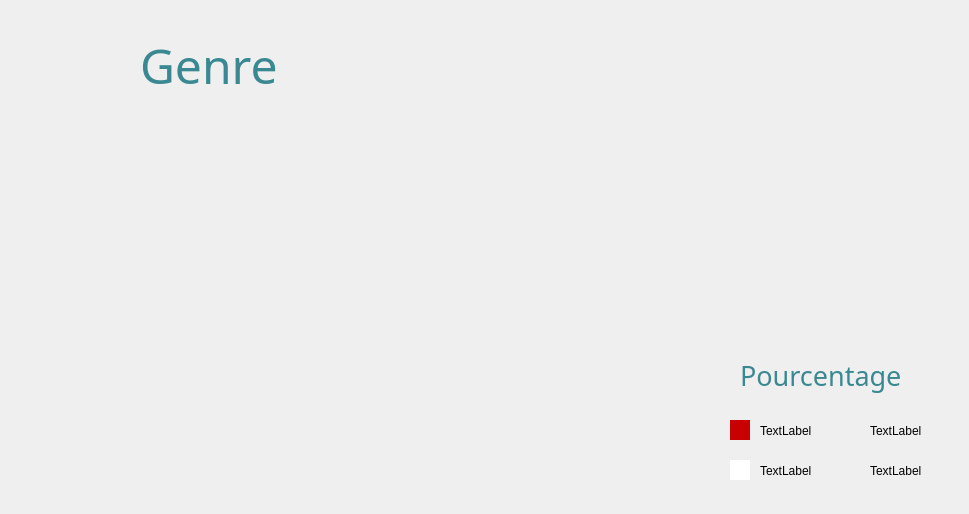
<?xml version="1.0" encoding="UTF-8"?>
<ui version="4.0">
 <class>statistique</class>
 <widget class="QDialog" name="statistique">
  <property name="geometry">
   <rect>
    <x>0</x>
    <y>0</y>
    <width>969</width>
    <height>514</height>
   </rect>
  </property>
  <property name="windowTitle">
   <string>Dialog</string>
  </property>
  <property name="layoutDirection">
   <enum>Qt::LeftToRight</enum>
  </property>
  <widget class="QWidget" name="widget" native="true">
   <property name="geometry">
    <rect>
     <x>730</x>
     <y>420</y>
     <width>20</width>
     <height>20</height>
    </rect>
   </property>
   <property name="palette">
    <palette>
     <active>
      <colorrole role="WindowText">
       <brush brushstyle="SolidPattern">
        <color alpha="255">
         <red>0</red>
         <green>0</green>
         <blue>0</blue>
        </color>
       </brush>
      </colorrole>
      <colorrole role="Button">
       <brush brushstyle="SolidPattern">
        <color alpha="255">
         <red>200</red>
         <green>0</green>
         <blue>0</blue>
        </color>
       </brush>
      </colorrole>
      <colorrole role="Light">
       <brush brushstyle="SolidPattern">
        <color alpha="255">
         <red>255</red>
         <green>127</green>
         <blue>127</blue>
        </color>
       </brush>
      </colorrole>
      <colorrole role="Midlight">
       <brush brushstyle="SolidPattern">
        <color alpha="255">
         <red>255</red>
         <green>63</green>
         <blue>63</blue>
        </color>
       </brush>
      </colorrole>
      <colorrole role="Dark">
       <brush brushstyle="SolidPattern">
        <color alpha="255">
         <red>127</red>
         <green>0</green>
         <blue>0</blue>
        </color>
       </brush>
      </colorrole>
      <colorrole role="Mid">
       <brush brushstyle="SolidPattern">
        <color alpha="255">
         <red>170</red>
         <green>0</green>
         <blue>0</blue>
        </color>
       </brush>
      </colorrole>
      <colorrole role="Text">
       <brush brushstyle="SolidPattern">
        <color alpha="255">
         <red>0</red>
         <green>0</green>
         <blue>0</blue>
        </color>
       </brush>
      </colorrole>
      <colorrole role="BrightText">
       <brush brushstyle="SolidPattern">
        <color alpha="255">
         <red>255</red>
         <green>255</green>
         <blue>255</blue>
        </color>
       </brush>
      </colorrole>
      <colorrole role="ButtonText">
       <brush brushstyle="SolidPattern">
        <color alpha="255">
         <red>0</red>
         <green>0</green>
         <blue>0</blue>
        </color>
       </brush>
      </colorrole>
      <colorrole role="Base">
       <brush brushstyle="SolidPattern">
        <color alpha="255">
         <red>200</red>
         <green>0</green>
         <blue>0</blue>
        </color>
       </brush>
      </colorrole>
      <colorrole role="Window">
       <brush brushstyle="SolidPattern">
        <color alpha="255">
         <red>200</red>
         <green>0</green>
         <blue>0</blue>
        </color>
       </brush>
      </colorrole>
      <colorrole role="Shadow">
       <brush brushstyle="SolidPattern">
        <color alpha="255">
         <red>0</red>
         <green>0</green>
         <blue>0</blue>
        </color>
       </brush>
      </colorrole>
      <colorrole role="AlternateBase">
       <brush brushstyle="SolidPattern">
        <color alpha="255">
         <red>255</red>
         <green>127</green>
         <blue>127</blue>
        </color>
       </brush>
      </colorrole>
      <colorrole role="ToolTipBase">
       <brush brushstyle="SolidPattern">
        <color alpha="255">
         <red>255</red>
         <green>255</green>
         <blue>220</blue>
        </color>
       </brush>
      </colorrole>
      <colorrole role="ToolTipText">
       <brush brushstyle="SolidPattern">
        <color alpha="255">
         <red>0</red>
         <green>0</green>
         <blue>0</blue>
        </color>
       </brush>
      </colorrole>
      <colorrole role="PlaceholderText">
       <brush brushstyle="SolidPattern">
        <color alpha="128">
         <red>0</red>
         <green>0</green>
         <blue>0</blue>
        </color>
       </brush>
      </colorrole>
     </active>
     <inactive>
      <colorrole role="WindowText">
       <brush brushstyle="SolidPattern">
        <color alpha="255">
         <red>0</red>
         <green>0</green>
         <blue>0</blue>
        </color>
       </brush>
      </colorrole>
      <colorrole role="Button">
       <brush brushstyle="SolidPattern">
        <color alpha="255">
         <red>200</red>
         <green>0</green>
         <blue>0</blue>
        </color>
       </brush>
      </colorrole>
      <colorrole role="Light">
       <brush brushstyle="SolidPattern">
        <color alpha="255">
         <red>255</red>
         <green>127</green>
         <blue>127</blue>
        </color>
       </brush>
      </colorrole>
      <colorrole role="Midlight">
       <brush brushstyle="SolidPattern">
        <color alpha="255">
         <red>255</red>
         <green>63</green>
         <blue>63</blue>
        </color>
       </brush>
      </colorrole>
      <colorrole role="Dark">
       <brush brushstyle="SolidPattern">
        <color alpha="255">
         <red>127</red>
         <green>0</green>
         <blue>0</blue>
        </color>
       </brush>
      </colorrole>
      <colorrole role="Mid">
       <brush brushstyle="SolidPattern">
        <color alpha="255">
         <red>170</red>
         <green>0</green>
         <blue>0</blue>
        </color>
       </brush>
      </colorrole>
      <colorrole role="Text">
       <brush brushstyle="SolidPattern">
        <color alpha="255">
         <red>0</red>
         <green>0</green>
         <blue>0</blue>
        </color>
       </brush>
      </colorrole>
      <colorrole role="BrightText">
       <brush brushstyle="SolidPattern">
        <color alpha="255">
         <red>255</red>
         <green>255</green>
         <blue>255</blue>
        </color>
       </brush>
      </colorrole>
      <colorrole role="ButtonText">
       <brush brushstyle="SolidPattern">
        <color alpha="255">
         <red>0</red>
         <green>0</green>
         <blue>0</blue>
        </color>
       </brush>
      </colorrole>
      <colorrole role="Base">
       <brush brushstyle="SolidPattern">
        <color alpha="255">
         <red>200</red>
         <green>0</green>
         <blue>0</blue>
        </color>
       </brush>
      </colorrole>
      <colorrole role="Window">
       <brush brushstyle="SolidPattern">
        <color alpha="255">
         <red>200</red>
         <green>0</green>
         <blue>0</blue>
        </color>
       </brush>
      </colorrole>
      <colorrole role="Shadow">
       <brush brushstyle="SolidPattern">
        <color alpha="255">
         <red>0</red>
         <green>0</green>
         <blue>0</blue>
        </color>
       </brush>
      </colorrole>
      <colorrole role="AlternateBase">
       <brush brushstyle="SolidPattern">
        <color alpha="255">
         <red>255</red>
         <green>127</green>
         <blue>127</blue>
        </color>
       </brush>
      </colorrole>
      <colorrole role="ToolTipBase">
       <brush brushstyle="SolidPattern">
        <color alpha="255">
         <red>255</red>
         <green>255</green>
         <blue>220</blue>
        </color>
       </brush>
      </colorrole>
      <colorrole role="ToolTipText">
       <brush brushstyle="SolidPattern">
        <color alpha="255">
         <red>0</red>
         <green>0</green>
         <blue>0</blue>
        </color>
       </brush>
      </colorrole>
      <colorrole role="PlaceholderText">
       <brush brushstyle="SolidPattern">
        <color alpha="128">
         <red>0</red>
         <green>0</green>
         <blue>0</blue>
        </color>
       </brush>
      </colorrole>
     </inactive>
     <disabled>
      <colorrole role="WindowText">
       <brush brushstyle="SolidPattern">
        <color alpha="255">
         <red>127</red>
         <green>0</green>
         <blue>0</blue>
        </color>
       </brush>
      </colorrole>
      <colorrole role="Button">
       <brush brushstyle="SolidPattern">
        <color alpha="255">
         <red>200</red>
         <green>0</green>
         <blue>0</blue>
        </color>
       </brush>
      </colorrole>
      <colorrole role="Light">
       <brush brushstyle="SolidPattern">
        <color alpha="255">
         <red>255</red>
         <green>127</green>
         <blue>127</blue>
        </color>
       </brush>
      </colorrole>
      <colorrole role="Midlight">
       <brush brushstyle="SolidPattern">
        <color alpha="255">
         <red>255</red>
         <green>63</green>
         <blue>63</blue>
        </color>
       </brush>
      </colorrole>
      <colorrole role="Dark">
       <brush brushstyle="SolidPattern">
        <color alpha="255">
         <red>127</red>
         <green>0</green>
         <blue>0</blue>
        </color>
       </brush>
      </colorrole>
      <colorrole role="Mid">
       <brush brushstyle="SolidPattern">
        <color alpha="255">
         <red>170</red>
         <green>0</green>
         <blue>0</blue>
        </color>
       </brush>
      </colorrole>
      <colorrole role="Text">
       <brush brushstyle="SolidPattern">
        <color alpha="255">
         <red>127</red>
         <green>0</green>
         <blue>0</blue>
        </color>
       </brush>
      </colorrole>
      <colorrole role="BrightText">
       <brush brushstyle="SolidPattern">
        <color alpha="255">
         <red>255</red>
         <green>255</green>
         <blue>255</blue>
        </color>
       </brush>
      </colorrole>
      <colorrole role="ButtonText">
       <brush brushstyle="SolidPattern">
        <color alpha="255">
         <red>127</red>
         <green>0</green>
         <blue>0</blue>
        </color>
       </brush>
      </colorrole>
      <colorrole role="Base">
       <brush brushstyle="SolidPattern">
        <color alpha="255">
         <red>200</red>
         <green>0</green>
         <blue>0</blue>
        </color>
       </brush>
      </colorrole>
      <colorrole role="Window">
       <brush brushstyle="SolidPattern">
        <color alpha="255">
         <red>200</red>
         <green>0</green>
         <blue>0</blue>
        </color>
       </brush>
      </colorrole>
      <colorrole role="Shadow">
       <brush brushstyle="SolidPattern">
        <color alpha="255">
         <red>0</red>
         <green>0</green>
         <blue>0</blue>
        </color>
       </brush>
      </colorrole>
      <colorrole role="AlternateBase">
       <brush brushstyle="SolidPattern">
        <color alpha="255">
         <red>255</red>
         <green>0</green>
         <blue>0</blue>
        </color>
       </brush>
      </colorrole>
      <colorrole role="ToolTipBase">
       <brush brushstyle="SolidPattern">
        <color alpha="255">
         <red>255</red>
         <green>255</green>
         <blue>220</blue>
        </color>
       </brush>
      </colorrole>
      <colorrole role="ToolTipText">
       <brush brushstyle="SolidPattern">
        <color alpha="255">
         <red>0</red>
         <green>0</green>
         <blue>0</blue>
        </color>
       </brush>
      </colorrole>
      <colorrole role="PlaceholderText">
       <brush brushstyle="SolidPattern">
        <color alpha="128">
         <red>0</red>
         <green>0</green>
         <blue>0</blue>
        </color>
       </brush>
      </colorrole>
     </disabled>
    </palette>
   </property>
   <property name="styleSheet">
    <string notr="true">background-color: rgb(200, 0, 0);</string>
   </property>
  </widget>
  <widget class="QWidget" name="widget_4" native="true">
   <property name="geometry">
    <rect>
     <x>730</x>
     <y>460</y>
     <width>20</width>
     <height>20</height>
    </rect>
   </property>
   <property name="palette">
    <palette>
     <active>
      <colorrole role="WindowText">
       <brush brushstyle="SolidPattern">
        <color alpha="255">
         <red>85</red>
         <green>255</green>
         <blue>0</blue>
        </color>
       </brush>
      </colorrole>
      <colorrole role="Button">
       <brush brushstyle="SolidPattern">
        <color alpha="255">
         <red>255</red>
         <green>255</green>
         <blue>255</blue>
        </color>
       </brush>
      </colorrole>
      <colorrole role="Light">
       <brush brushstyle="SolidPattern">
        <color alpha="255">
         <red>255</red>
         <green>255</green>
         <blue>255</blue>
        </color>
       </brush>
      </colorrole>
      <colorrole role="Midlight">
       <brush brushstyle="SolidPattern">
        <color alpha="255">
         <red>255</red>
         <green>255</green>
         <blue>255</blue>
        </color>
       </brush>
      </colorrole>
      <colorrole role="Dark">
       <brush brushstyle="SolidPattern">
        <color alpha="255">
         <red>127</red>
         <green>127</green>
         <blue>127</blue>
        </color>
       </brush>
      </colorrole>
      <colorrole role="Mid">
       <brush brushstyle="SolidPattern">
        <color alpha="255">
         <red>170</red>
         <green>170</green>
         <blue>170</blue>
        </color>
       </brush>
      </colorrole>
      <colorrole role="Text">
       <brush brushstyle="SolidPattern">
        <color alpha="255">
         <red>85</red>
         <green>255</green>
         <blue>0</blue>
        </color>
       </brush>
      </colorrole>
      <colorrole role="BrightText">
       <brush brushstyle="SolidPattern">
        <color alpha="255">
         <red>255</red>
         <green>255</green>
         <blue>255</blue>
        </color>
       </brush>
      </colorrole>
      <colorrole role="ButtonText">
       <brush brushstyle="SolidPattern">
        <color alpha="255">
         <red>85</red>
         <green>255</green>
         <blue>0</blue>
        </color>
       </brush>
      </colorrole>
      <colorrole role="Base">
       <brush brushstyle="SolidPattern">
        <color alpha="255">
         <red>255</red>
         <green>255</green>
         <blue>255</blue>
        </color>
       </brush>
      </colorrole>
      <colorrole role="Window">
       <brush brushstyle="SolidPattern">
        <color alpha="255">
         <red>255</red>
         <green>255</green>
         <blue>255</blue>
        </color>
       </brush>
      </colorrole>
      <colorrole role="Shadow">
       <brush brushstyle="SolidPattern">
        <color alpha="255">
         <red>0</red>
         <green>0</green>
         <blue>0</blue>
        </color>
       </brush>
      </colorrole>
      <colorrole role="AlternateBase">
       <brush brushstyle="SolidPattern">
        <color alpha="255">
         <red>255</red>
         <green>255</green>
         <blue>255</blue>
        </color>
       </brush>
      </colorrole>
      <colorrole role="ToolTipBase">
       <brush brushstyle="SolidPattern">
        <color alpha="255">
         <red>255</red>
         <green>255</green>
         <blue>220</blue>
        </color>
       </brush>
      </colorrole>
      <colorrole role="ToolTipText">
       <brush brushstyle="SolidPattern">
        <color alpha="255">
         <red>0</red>
         <green>0</green>
         <blue>0</blue>
        </color>
       </brush>
      </colorrole>
      <colorrole role="PlaceholderText">
       <brush brushstyle="SolidPattern">
        <color alpha="128">
         <red>0</red>
         <green>0</green>
         <blue>0</blue>
        </color>
       </brush>
      </colorrole>
     </active>
     <inactive>
      <colorrole role="WindowText">
       <brush brushstyle="SolidPattern">
        <color alpha="255">
         <red>85</red>
         <green>255</green>
         <blue>0</blue>
        </color>
       </brush>
      </colorrole>
      <colorrole role="Button">
       <brush brushstyle="SolidPattern">
        <color alpha="255">
         <red>255</red>
         <green>255</green>
         <blue>255</blue>
        </color>
       </brush>
      </colorrole>
      <colorrole role="Light">
       <brush brushstyle="SolidPattern">
        <color alpha="255">
         <red>255</red>
         <green>255</green>
         <blue>255</blue>
        </color>
       </brush>
      </colorrole>
      <colorrole role="Midlight">
       <brush brushstyle="SolidPattern">
        <color alpha="255">
         <red>255</red>
         <green>255</green>
         <blue>255</blue>
        </color>
       </brush>
      </colorrole>
      <colorrole role="Dark">
       <brush brushstyle="SolidPattern">
        <color alpha="255">
         <red>127</red>
         <green>127</green>
         <blue>127</blue>
        </color>
       </brush>
      </colorrole>
      <colorrole role="Mid">
       <brush brushstyle="SolidPattern">
        <color alpha="255">
         <red>170</red>
         <green>170</green>
         <blue>170</blue>
        </color>
       </brush>
      </colorrole>
      <colorrole role="Text">
       <brush brushstyle="SolidPattern">
        <color alpha="255">
         <red>85</red>
         <green>255</green>
         <blue>0</blue>
        </color>
       </brush>
      </colorrole>
      <colorrole role="BrightText">
       <brush brushstyle="SolidPattern">
        <color alpha="255">
         <red>255</red>
         <green>255</green>
         <blue>255</blue>
        </color>
       </brush>
      </colorrole>
      <colorrole role="ButtonText">
       <brush brushstyle="SolidPattern">
        <color alpha="255">
         <red>85</red>
         <green>255</green>
         <blue>0</blue>
        </color>
       </brush>
      </colorrole>
      <colorrole role="Base">
       <brush brushstyle="SolidPattern">
        <color alpha="255">
         <red>255</red>
         <green>255</green>
         <blue>255</blue>
        </color>
       </brush>
      </colorrole>
      <colorrole role="Window">
       <brush brushstyle="SolidPattern">
        <color alpha="255">
         <red>255</red>
         <green>255</green>
         <blue>255</blue>
        </color>
       </brush>
      </colorrole>
      <colorrole role="Shadow">
       <brush brushstyle="SolidPattern">
        <color alpha="255">
         <red>0</red>
         <green>0</green>
         <blue>0</blue>
        </color>
       </brush>
      </colorrole>
      <colorrole role="AlternateBase">
       <brush brushstyle="SolidPattern">
        <color alpha="255">
         <red>255</red>
         <green>255</green>
         <blue>255</blue>
        </color>
       </brush>
      </colorrole>
      <colorrole role="ToolTipBase">
       <brush brushstyle="SolidPattern">
        <color alpha="255">
         <red>255</red>
         <green>255</green>
         <blue>220</blue>
        </color>
       </brush>
      </colorrole>
      <colorrole role="ToolTipText">
       <brush brushstyle="SolidPattern">
        <color alpha="255">
         <red>0</red>
         <green>0</green>
         <blue>0</blue>
        </color>
       </brush>
      </colorrole>
      <colorrole role="PlaceholderText">
       <brush brushstyle="SolidPattern">
        <color alpha="128">
         <red>0</red>
         <green>0</green>
         <blue>0</blue>
        </color>
       </brush>
      </colorrole>
     </inactive>
     <disabled>
      <colorrole role="WindowText">
       <brush brushstyle="SolidPattern">
        <color alpha="255">
         <red>85</red>
         <green>255</green>
         <blue>0</blue>
        </color>
       </brush>
      </colorrole>
      <colorrole role="Button">
       <brush brushstyle="SolidPattern">
        <color alpha="255">
         <red>255</red>
         <green>255</green>
         <blue>255</blue>
        </color>
       </brush>
      </colorrole>
      <colorrole role="Light">
       <brush brushstyle="SolidPattern">
        <color alpha="255">
         <red>255</red>
         <green>255</green>
         <blue>255</blue>
        </color>
       </brush>
      </colorrole>
      <colorrole role="Midlight">
       <brush brushstyle="SolidPattern">
        <color alpha="255">
         <red>255</red>
         <green>255</green>
         <blue>255</blue>
        </color>
       </brush>
      </colorrole>
      <colorrole role="Dark">
       <brush brushstyle="SolidPattern">
        <color alpha="255">
         <red>127</red>
         <green>127</green>
         <blue>127</blue>
        </color>
       </brush>
      </colorrole>
      <colorrole role="Mid">
       <brush brushstyle="SolidPattern">
        <color alpha="255">
         <red>170</red>
         <green>170</green>
         <blue>170</blue>
        </color>
       </brush>
      </colorrole>
      <colorrole role="Text">
       <brush brushstyle="SolidPattern">
        <color alpha="255">
         <red>85</red>
         <green>255</green>
         <blue>0</blue>
        </color>
       </brush>
      </colorrole>
      <colorrole role="BrightText">
       <brush brushstyle="SolidPattern">
        <color alpha="255">
         <red>255</red>
         <green>255</green>
         <blue>255</blue>
        </color>
       </brush>
      </colorrole>
      <colorrole role="ButtonText">
       <brush brushstyle="SolidPattern">
        <color alpha="255">
         <red>85</red>
         <green>255</green>
         <blue>0</blue>
        </color>
       </brush>
      </colorrole>
      <colorrole role="Base">
       <brush brushstyle="SolidPattern">
        <color alpha="255">
         <red>255</red>
         <green>255</green>
         <blue>255</blue>
        </color>
       </brush>
      </colorrole>
      <colorrole role="Window">
       <brush brushstyle="SolidPattern">
        <color alpha="255">
         <red>255</red>
         <green>255</green>
         <blue>255</blue>
        </color>
       </brush>
      </colorrole>
      <colorrole role="Shadow">
       <brush brushstyle="SolidPattern">
        <color alpha="255">
         <red>0</red>
         <green>0</green>
         <blue>0</blue>
        </color>
       </brush>
      </colorrole>
      <colorrole role="AlternateBase">
       <brush brushstyle="SolidPattern">
        <color alpha="255">
         <red>255</red>
         <green>255</green>
         <blue>255</blue>
        </color>
       </brush>
      </colorrole>
      <colorrole role="ToolTipBase">
       <brush brushstyle="SolidPattern">
        <color alpha="255">
         <red>255</red>
         <green>255</green>
         <blue>220</blue>
        </color>
       </brush>
      </colorrole>
      <colorrole role="ToolTipText">
       <brush brushstyle="SolidPattern">
        <color alpha="255">
         <red>0</red>
         <green>0</green>
         <blue>0</blue>
        </color>
       </brush>
      </colorrole>
      <colorrole role="PlaceholderText">
       <brush brushstyle="SolidPattern">
        <color alpha="128">
         <red>0</red>
         <green>0</green>
         <blue>0</blue>
        </color>
       </brush>
      </colorrole>
     </disabled>
    </palette>
   </property>
   <property name="styleSheet">
    <string notr="true">color: rgb(85, 255, 0);
background-color: rgb(255, 255, 255);</string>
   </property>
  </widget>
  <widget class="QLabel" name="label_2">
   <property name="geometry">
    <rect>
     <x>870</x>
     <y>420</y>
     <width>121</width>
     <height>21</height>
    </rect>
   </property>
   <property name="styleSheet">
    <string notr="true">font: italic 10pt &quot;Segoe UI&quot;;</string>
   </property>
   <property name="text">
    <string>TextLabel</string>
   </property>
  </widget>
  <widget class="QLabel" name="label_4">
   <property name="geometry">
    <rect>
     <x>870</x>
     <y>460</y>
     <width>111</width>
     <height>21</height>
    </rect>
   </property>
   <property name="styleSheet">
    <string notr="true">font: italic 10pt &quot;Segoe UI&quot;;</string>
   </property>
   <property name="text">
    <string>TextLabel</string>
   </property>
  </widget>
  <widget class="QLabel" name="label_3">
   <property name="geometry">
    <rect>
     <x>760</x>
     <y>420</y>
     <width>101</width>
     <height>21</height>
    </rect>
   </property>
   <property name="styleSheet">
    <string notr="true">font: italic 14pt &quot;Segoe UI&quot;;</string>
   </property>
   <property name="text">
    <string>TextLabel</string>
   </property>
  </widget>
  <widget class="QLabel" name="label_6">
   <property name="geometry">
    <rect>
     <x>760</x>
     <y>460</y>
     <width>101</width>
     <height>21</height>
    </rect>
   </property>
   <property name="styleSheet">
    <string notr="true">font: italic 14pt &quot;Segoe UI&quot;;</string>
   </property>
   <property name="text">
    <string>TextLabel</string>
   </property>
  </widget>
  <widget class="QLabel" name="label_5">
   <property name="geometry">
    <rect>
     <x>140</x>
     <y>30</y>
     <width>741</width>
     <height>71</height>
    </rect>
   </property>
   <property name="font">
    <font>
     <family>MS Reference Sans Serif</family>
     <pointsize>36</pointsize>
     <weight>50</weight>
     <bold>false</bold>
    </font>
   </property>
   <property name="styleSheet">
    <string notr="true">color: rgb(58, 136, 145);</string>
   </property>
   <property name="text">
    <string>Genre</string>
   </property>
  </widget>
  <widget class="QLabel" name="label">
   <property name="geometry">
    <rect>
     <x>740</x>
     <y>350</y>
     <width>211</width>
     <height>51</height>
    </rect>
   </property>
   <property name="font">
    <font>
     <family>MS Reference Sans Serif</family>
     <pointsize>20</pointsize>
     <weight>50</weight>
     <bold>false</bold>
    </font>
   </property>
   <property name="styleSheet">
    <string notr="true">color: rgb(58, 136, 145);</string>
   </property>
   <property name="text">
    <string>Pourcentage</string>
   </property>
  </widget>
 </widget>
 <resources/>
 <connections/>
</ui>
